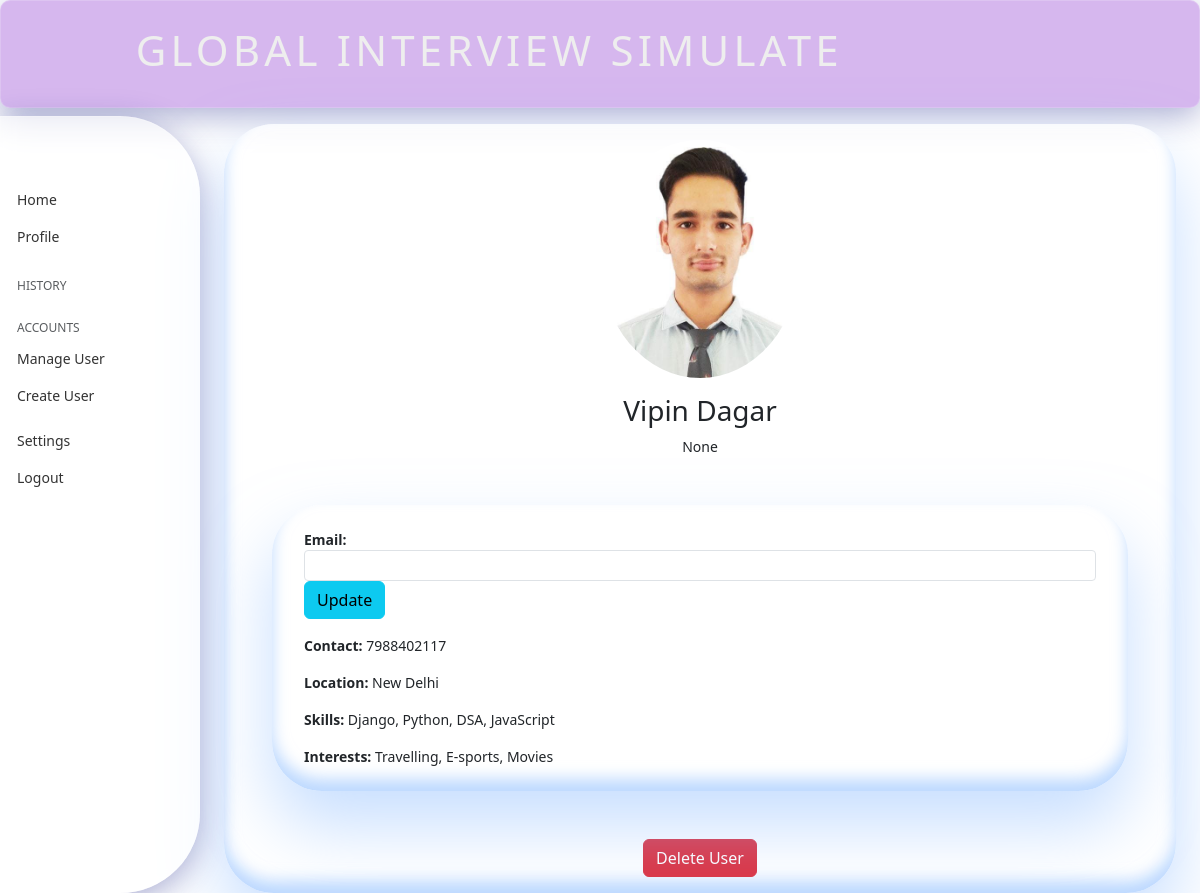
The page /accounts/view_profile/2 (signed in) on the database its author committed.
### account/models.py (models this page shows, shortened)
class InterviewerProfile(models.Model):
    user = models.OneToOneField(Custom_user , on_delete=models.CASCADE, unique=True)
    field = models.CharField(max_length=100 , blank=True , null = True)
    gender = models.CharField(max_length=100 , blank=True , null = True)
    mobile = models.IntegerField(blank=True , null = True)
    company = models.CharField(max_length=100 , blank=True , null = True)
    position = models.CharField(max_length=100 , blank=True , null = True)
    experience = models.CharField(max_length=100 , blank=True , null = True)
    skills = models.TextField(blank=True, null = True)
    intrests = models.TextField(blank=True, null = True)
    location = models.CharField(max_length=100 , blank=True)
    twitter = models.CharField(max_length=100 , blank=True, null = True)
    github = models.CharField(max_length=100 , blank=True , null = True)
    linkedin = models.CharField(max_length=100 , blank=True , null = True)
    instagram = models.CharField(max_length=100 , blank=True , null = True)
    bio = models.TextField(max_length=500 , blank=True , null = True)
    image = models.ImageField(upload_to='media/' , blank=True , null = True)
    referal_code = models.CharField(max_length=100 , blank=True , null = True)
    created_at = models.DateTimeField(auto_now_add=True)

class Custom_user(AbstractUser):
    username = None
    email = models.EmailField(max_length=254 , unique=True)
    first_name = models.CharField(max_length=100)
    last_name = models.CharField(max_length=100 , blank=True , null = True)
    auth_token = models.CharField(max_length=100)
    is_verified = models.BooleanField(default=False)
    is_interviewer = models.BooleanField(default=False)
    created_at = models.DateTimeField(auto_now_add=True)
    USERNAME_FIELD = 'email'
    REQUIRED_FIELDS = []
    objects = UserManager()

### account/views.py (the view)
# urls.py: path('view_profile/<int:id>' , AdminAction.view_profile , name= 'view_profile' ),
    @login_required
    def view_profile(request , id):
        login_user = Custom_user.objects.get(email= request.user.email)
        if login_user.is_superuser:
            user = Custom_user.objects.get(id= id)
            if request.method == "POST":
                user.email = request.POST.get('email')
                user.save()
                messages.success(request, "email changed")
                return redirect('/accounts/manage_user/')
            if user.is_interviewer:
                profile = InterviewerProfile.objects.get(user=user)
            else:
                profile = UserProfile.objects.get(user=user)
            context = {'profile': profile}
            return render(request, "account/admin/view_profile.html",context)
        return HttpResponse("404 page not found")

### templates/account/admin/view_profile.html (shortened to what this page needs)
{% extends "base.html" %}
{% load static %}
{% block style %}
<link rel="stylesheet" href="https://cdnjs.cloudflare.com/ajax/libs/font-awesome/5.15.4/css/all.min.css">
<link rel="stylesheet" href="{% static '/css/profile.css' %}">
{% endblock style %}
{% block main %}
<div class="d-flex justify-content-center align-items-center mt-3">
                <div class="card-body neomorphism claymorphism ">
                    <div class="text-center mt-3">
                        {% if profile.image %}
                        <img src="{{profile.image.url}}" alt="Profile Picture"
                            class="img-fluid rounded-circle profile-img">
                            {% else %}
                            <img src="{% static '/images/profile_avatar.jpg' %}" alt="Profile Picture"
                            class="img-fluid rounded-circle profile-img">
                        {% endif %}
                    </div>
                    <h3 class="text-center mt-3">{{profile.user.first_name}} {{profile.user.last_name}} {% if user.is_interviewer %}(Interviewer){% endif %}</h3>
                    <p class="text-center">{{profile.field}}</p>
                    <ul class="list-group list-group-flush claymorphism neomorphism p-3 m-5">
                        <li class="list-group-item"><strong>Email:</strong>
                        <form action="" method="post">
                            <input type="email" name="email" id="email" class="form-control form-control-sm">
                            <button type="submit" class="btn btn-info">Update</button>
                        </form>
                        </li>
                        <li class="list-group-item"><strong>Contact:</strong> {{profile.mobile}}</li>
                        <li class="list-group-item"><strong>Location:</strong> {{profile.location}}</li>
                        <li class="list-group-item"><strong>Skills:</strong> {{profile.skills}}</li>
                        <li class="list-group-item bg-none"><strong>Interests:</strong> {{profile.intrests}}</li>
                    </ul>
                    <div class="text-center m-3">
                        <a href="/accounts/delete_user_by_admin/{{profile.user.id}}/" class="btn btn-danger">Delete User</a>
                    </div>
                </div>
            </div>
{% endblock main %}

### static/css/base.css (style rules this page uses)
body { background-image: url('/static/images/bg.png'); background-position: center; background-repeat: no-repeat ; background-attachment: fixed; background-size: cover; }

### static/css/dashboard.css (style rules this page uses)
body { font-size: .875rem; }

### static/css/morphism.css (style rules this page uses)
.claymorphism { backdrop-filter: blur(5px); background-color: rgba(255, 255, 255, 0.3); border-radius: 50px; box-shadow: 0px 35px 68px 0px rgba(145, 192, 255, 0.5), inset 0px -12px 16px 0px rgba(145, 192, 255, 0.6), inset 0px 11px 28px 0px rgb(255, 255, 255); }

### static/css/profile.css (style rules this page uses)
.profile-img { max-width: 200px; }
.list-group-item { background-color: transparent; border: none; }

### rows shown on the page
InterviewerProfile: image (picture), user.first_name "Vipin", user.last_name "Dagar", field "None", mobile "7988402117", location "New Delhi", skills "Django, Python, DSA, JavaScript", intrests "Travelling, E-sports, Movies"
